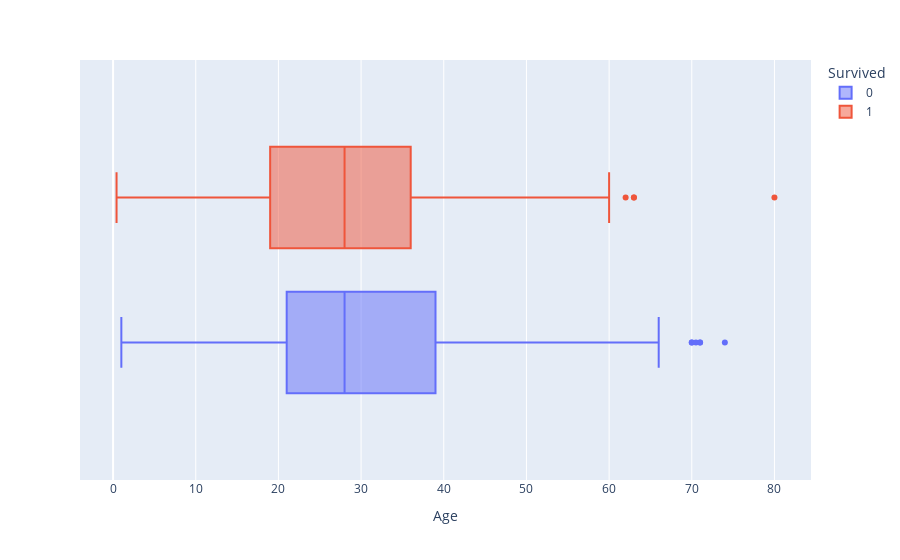

This figure's notebook cell:
### Code cell
px.box(df,x='Age',color='Survived')

### Figure 1 — Plotly figure (JSON) as saved in the notebook; plotly's stock layout.template omitted (floating-point values rounded to 4 significant figures; data arrays with more than 128 entries replaced by an {"elided": "..."} marker saying what was removed)
{"data": [{"alignmentgroup": "True", "hovertemplate": "Survived=0<br>Age=%{x}<extra></extra>", "legendgroup": "0", "marker": {"color": "#636efa"}, "name": "0", "notched": false, "offsetgroup": "0", "orientation": "h", "showlegend": true, "type": "box", "x": {"elided": "424 float values"}, "x0": " ", "xaxis": "x", "y0": " ", "yaxis": "y"}, {"alignmentgroup": "True", "hovertemplate": "Survived=1<br>Age=%{x}<extra></extra>", "legendgroup": "1", "marker": {"color": "#EF553B"}, "name": "1", "notched": false, "offsetgroup": "1", "orientation": "h", "showlegend": true, "type": "box", "x": {"elided": "285 float values"}, "x0": " ", "xaxis": "x", "y0": " ", "yaxis": "y"}], "layout": {"boxmode": "group", "legend": {"title": {"text": "Survived"}, "tracegroupgap": 0}, "margin": {"t": 60}, "xaxis": {"anchor": "y", "domain": [0, 1], "title": {"text": "Age"}}, "yaxis": {"anchor": "x", "domain": [0, 1]}}}
